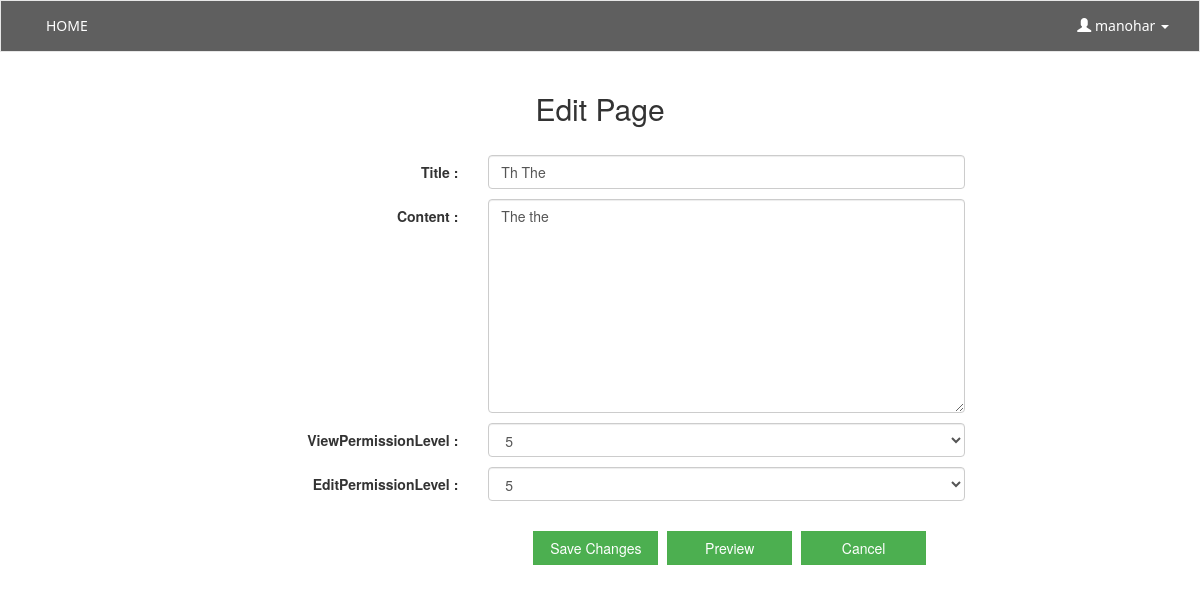
Page /wiki/edit-page/Th The/ (signed in) on the committed database.
### wiki/models.py (models this page shows, shortened)
class Post(models.Model):
    user = models.ForeignKey(User, null=True, blank=True)
    title = models.CharField(max_length=120, unique=True)
    content = models.TextField()
    timestamp = models.DateTimeField(auto_now=False, auto_now_add=True)
    lastUpdated = models.DateTimeField(auto_now=True, auto_now_add=False)
    viewPermissionLevel = models.IntegerField(
        choices=USERLEVEL, default=0
    )
    editPermissionLevel = models.IntegerField(
        choices=USERLEVEL, default=0
    )

### wiki/views.py (the view)
# urls.py: url(r'^edit-page/(?P<title>.*)/$', views.editPage, name='editPage'),
@login_required
def editPage(request, title):
    postObj = get_object_or_404(Post, title=title)
    if request.method == 'POST':
        formObj = EditPostForm(request.POST, instance=postObj)
        if formObj.is_valid():
            postObj.save()
            return HttpResponseRedirect(
                reverse(
                    'viewPage',
                    kwargs={
                        'title': formObj.cleaned_data['title']
                    }
                )
            )
    else:
        formObj = EditPostForm(instance=postObj)
    context = {
        'formObj': formObj,
        'postObj': postObj,
    }
    return render(request, 'wiki/editPage.html', context)

### wiki/forms.py
class EditPostForm(forms.ModelForm):
    class Meta:
        model = Post
        fields = [
            'title', 'content', 'viewPermissionLevel', 'editPermissionLevel'
        ]
        widgets = {
            'title': forms.TextInput(
                attrs={
                    'class': 'form-control',
                    'placeholder': 'Title',
                    'id': 'title',
                }
            ),
            'content': forms.Textarea(
                attrs={
                    'class': 'form-control',
                    'placeholder': 'Enter content here',
                    'id': 'content',
                }
            ),
            'viewPermissionLevel': forms.Select(
                attrs={
                    'class': 'form-control',
                    'id': 'viewPermissionLevel',
                }
            ),
            'editPermissionLevel': forms.Select(
                attrs={
                    'class': 'form-control',
                    'id': 'editPermissionLevel',
                }
            ),
        }

### templates/wiki/editPage.html (shortened to what this page needs)
{% extends 'wiki/base.html' %}
{% block middle_area %}
    <div class="">
        <center><h2 style="margin-bottom: 30px">Edit Page</h2></center>
        <form role="form" class="form-horizontal" action="" method="POST">
            <div class="form_group">
                {% for field in formObj %}
                    <div class="row" style="margin-top: 10px">
                        <label class="control-label col-sm-4">{{ field.label }} :</label>
                        <div class="col-sm-8">
                            {{ field }}
                        </div>
                    </div>
                {% endfor %}
                <div class="col-sm-offset-4 col-sm-10">
                    <button style="margin: 30px 5px 0 40px" type="submit" class="btn btn-success">Save Changes</button>
                    <button style="margin: 30px 5px 0 0" type="button" class="btn btn-success" onClick=getValue() data-toggle="modal" data-target="#myModal">Preview</button>
                    <a href="{% url 'viewPage' postObj.title %}"><button style="margin: 30px 5px 0 0"  type="button" class="btn btn-success">Cancel</button></a>
                </div>
            </div>
        </form>
    </div>
{% endblock middle_area %}

### templates/wiki/base.html (shortened to what this page needs)
<!DOCTYPE html>
{% load staticfiles %}
<html>
    <head>
        <link rel="stylesheet" href="https://maxcdn.bootstrapcdn.com/bootstrap/3.3.7/css/bootstrap.min.css">
    </head>
    <body>
        {% block content %}
            <nav class="navbar navbar-default navbar-border">
                <div class="container-fluid">
                    <div class="collapse navbar-collapse" id="myNavbar">
                        <ul class="nav navbar-nav">
                            <li class=""><a href="{% url 'homePage' %}">HOME</a></li>
                        </ul>
                        <ul class="nav navbar-nav navbar-right">
                            {% block log_out %}
                                <li class="dropdown">
                                    <a class="dropdown-toggle" data-toggle="dropdown" href="#">
                                        <span class="glyphicon glyphicon-user"></span>
                                         {{ user }}
                                        <span class="caret"></span>
                                    </a>
                                </li>
                            {% endblock log_out %}
                        </ul>
                    </div>
                </div>
            </nav>
            <div class="container">
                <div class="container-fluid text-center">
                    <div class="row content">
                        <div class="col-sm-2 sidenav">
                        </div>
                        <div class="col-sm-8 text-left">
                            {% block middle_area %}
                            {% endblock middle_area %}
                        </div>
                        <div class="col-sm-2 sidenav class_font">
                        </div>
                    </div>
                </div>
            </div>
        {% endblock %}
    </body>
</html>

### rows in the picture
Post: formObj "Th The" "The the" "5" "5"

### other values in the picture
{{ user }} "manohar"
{{ field.label }} "Title" "Content" "ViewPermissionLevel" "EditPermissionLevel"
